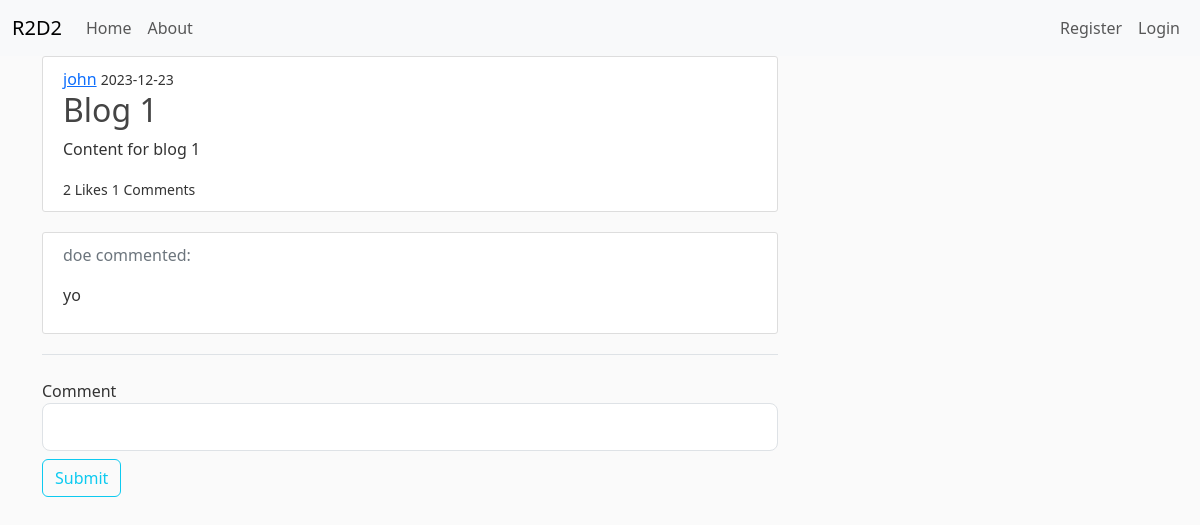
/post/1, run on an earlier commit of the app's database.
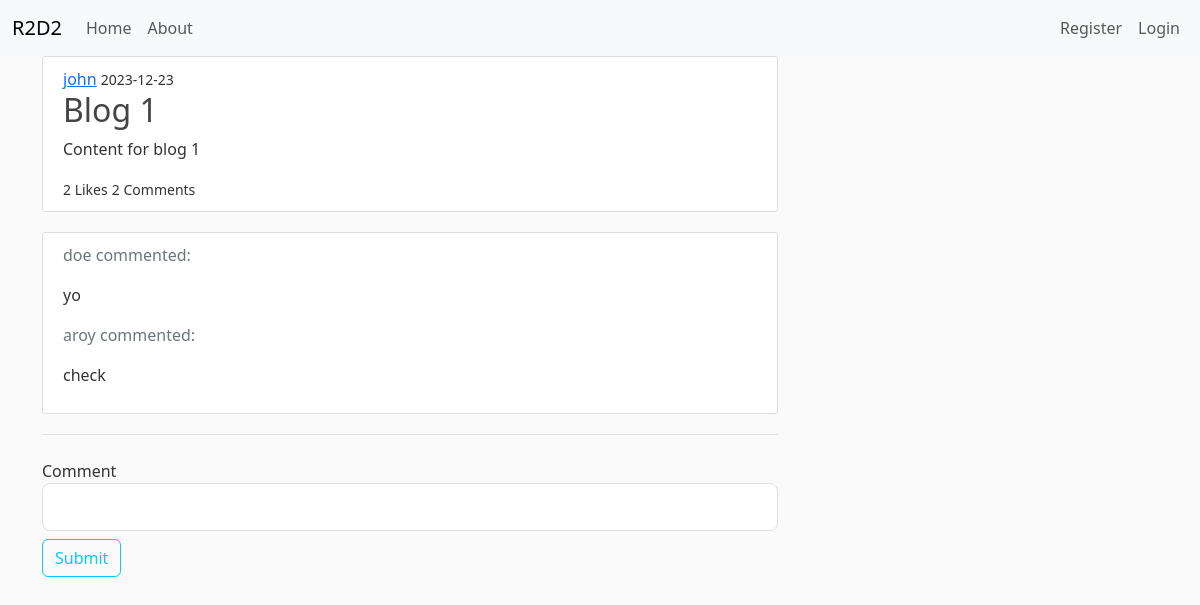
And on a later commit of the database.
### app/models.py (models this page shows, shortened)
class User(db.Model, UserMixin):
    id = db.Column(db.Integer, primary_key=True)
    username = db.Column(db.String(20), unique=True, nullable=False)
    email = db.Column(db.String(120), unique=True, nullable=False)
    image_file = db.Column(db.String(20), nullable=False, default='default.jpg')
    password = db.Column(db.String(60), nullable=False)
    posts = db.relationship('Post', backref='author', lazy=True)
    liked = db.relationship(
        'PostLike',
        foreign_keys='PostLike.user_id',
        backref='user', lazy='dynamic')
    commented = db.relationship('Comment', backref='user',
                               foreign_keys='Comment.user_id',
                               lazy='dynamic')

class Post(db.Model):
    id = db.Column(db.Integer, primary_key=True)
    title = db.Column(db.String(100), nullable=False)
    date_posted = db.Column(db.DateTime, nullable=False, default=datetime.utcnow)
    content = db.Column(db.Text, nullable=False)
    user_id = db.Column(db.Integer, db.ForeignKey('user.id'), nullable=False)
    likes = db.relationship('PostLike', backref='post', lazy='dynamic')
    comments = db.relationship('Comment', backref='post', lazy='dynamic')
    def total_comments(self):
        return self.comments.count()

class Comment(db.Model):
    id = db.Column(db.Integer, primary_key=True)
    body = db.Column(db.String(500), nullable=False)
    timestamp = db.Column(db.DateTime, nullable=False, default=datetime.utcnow)
    user_id = db.Column(db.Integer, db.ForeignKey('user.id'))
    post_id = db.Column(db.Integer, db.ForeignKey('post.id'))

### app/routes.py (the view, shortened to what this page needs)
@app.route('/post/<int:post_id>', methods=['GET', 'POST'])
def post(post_id):
    post = Post.query.get_or_404(post_id)
    form = CommentForm()
    return render_template('post_detail.html', tile=post.title, post=post, form=form)

### app/forms.py
class CommentForm(FlaskForm):
    body = StringField('Comment', validators=[
        DataRequired()
    ])
    submit = SubmitField('Submit')

### app/templates/post_detail.html (shortened to what this page needs)
{% extends "layout.html" %}
{% block content %}
    <article class="media content-section">
        <div class="media-body">
            <a href="#">{{ post.author.username }}</a>
            <small>{{ post.date_posted.strftime('%Y-%m-%d') }}</small>
            <h2>{{ post.title }}</h2>
            <p>{{ post.content }}</p>
        </div>
        <small>{{ post.likes.count() }} Likes</small>
        <small class="ml-2">{{ post.total_comments() }} Comments</small>
    </article>
    <div class="content-section">
        {% for comment in post.comments %}
        <p class="text-secondary">{{ comment.user.username }} commented:</p>
        <p>{{ comment.body }}</p>
        {% endfor %}
    </div>
    <form action="" method="POST">
        <fieldset class="form-group">
            <legend class="border-bottom mb-4">{{ legend }}</legend>
            <div class="form-group">
                {{ form.body.label(class="form-control-label") }}
                {% if form.body.errors %}
                    {{ form.body(class="form-control form-control-lg is-invalid") }}
                    <div class="invalid-feedback">
                        {% for error in form.body.errors %}
                            <span>
                                {{ error }}
                            </span>
                        {% endfor %}
                    </div>
                {% else %}
                    {{ form.body(class="form-control form-control-lg") }}
                {% endif %}
            </div>
        </fieldset>
        <div class="form-group mt-2">
            {{ form.submit(class="btn btn-outline-info") }}
        </div>
    </form>
{% endblock content %}

### app/templates/layout.html (shortened to what this page needs)
<!DOCTYPE html>
<html lang="en">
<head>
    <link href="https://cdn.jsdelivr.net/npm/bootstrap@5.3.2/dist/css/bootstrap.min.css" rel="stylesheet"
>
    <link rel="stylesheet" type="text/css" href="{{ url_for('static', filename='main.css') }}">
</head>
<body>
    <nav class="navbar navbar-expand-lg bg-body-tertiary">
        <div class="container-fluid">
            <a class="navbar-brand" href="{{ url_for('home') }}">R2D2</a>
            <div class="collapse navbar-collapse" id="navbarSupportedContent">
                <ul class="navbar-nav me-auto mb-2 mb-lg-0">
                    <li class="nav-item">
                        <a class="nav-link" aria-current="page" href="{{ url_for('home') }}">Home</a>
                    </li>
                    <li class="nav-item">
                        <a class="nav-link" aria-current="page" href="{{ url_for('about') }}">About</a>
                    </li>
                </ul>
                <ul class="navbar-nav d-flex">
                    {% if current_user.is_authenticated %}
                    <li class="nav-item ml-2">
                        <a href="{{ url_for('create_post') }}" class="nav-item nav-link">New Post</a>
                    </li>
                        <li class="nav-item ml-2">
                            <a href="{{ url_for('account') }}" class="nav-item nav-link">Account</a>
                        </li>
                        <li class="nav-item ml-2">
                            <a href="{{ url_for('logout') }}" class="nav-item nav-link">Logout</a>
                        </li>
                    {% else %}
                        <li class="nav-item ml-2">
                            <a href="{{ url_for('register') }}" class="nav-item nav-link">Register</a>
                        </li>
                        <li class="nav-item ml-2">
                            <a href="{{ url_for('login') }}" class="nav-item nav-link">Login</a>
                        </li>
                    {% endif %}
                </ul>
            </div>
        </div>
    </nav>
    <main class="container" role="main">
        <div class="row">
            <div class="col-md-8">
                {% block content %}
                {% endblock %}
            </div>
        </div>
    </main>
</body>
</html>

### app/static/main.css (style rules this page uses)
body { background: #fafafa; color: #333333; }
h1, h2, h3, h4, h5, h6 { color: #444444; }
.content-section { background: #ffffff; padding: 10px 20px; border: 1px solid #dddddd; border-radius: 3px; margin-bottom: 20px; }

What changed in the data, as far as the page shows it:
added Comment: user.username "aroy", body "check"
Also different on the page:
{{ post.total_comments() }}: "1" → "2"
